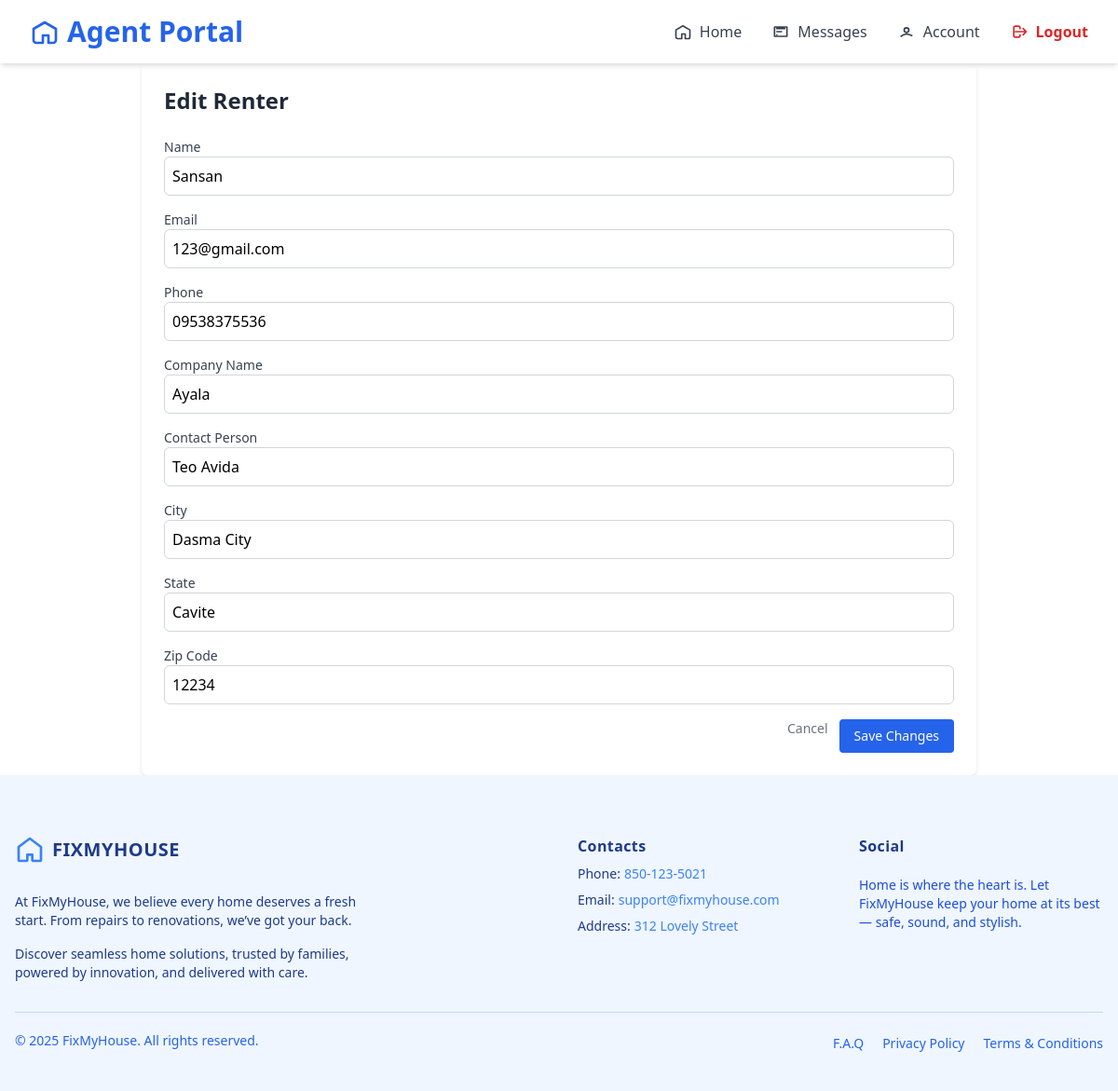
The app's page /agent/renters/1/edit/, older data.
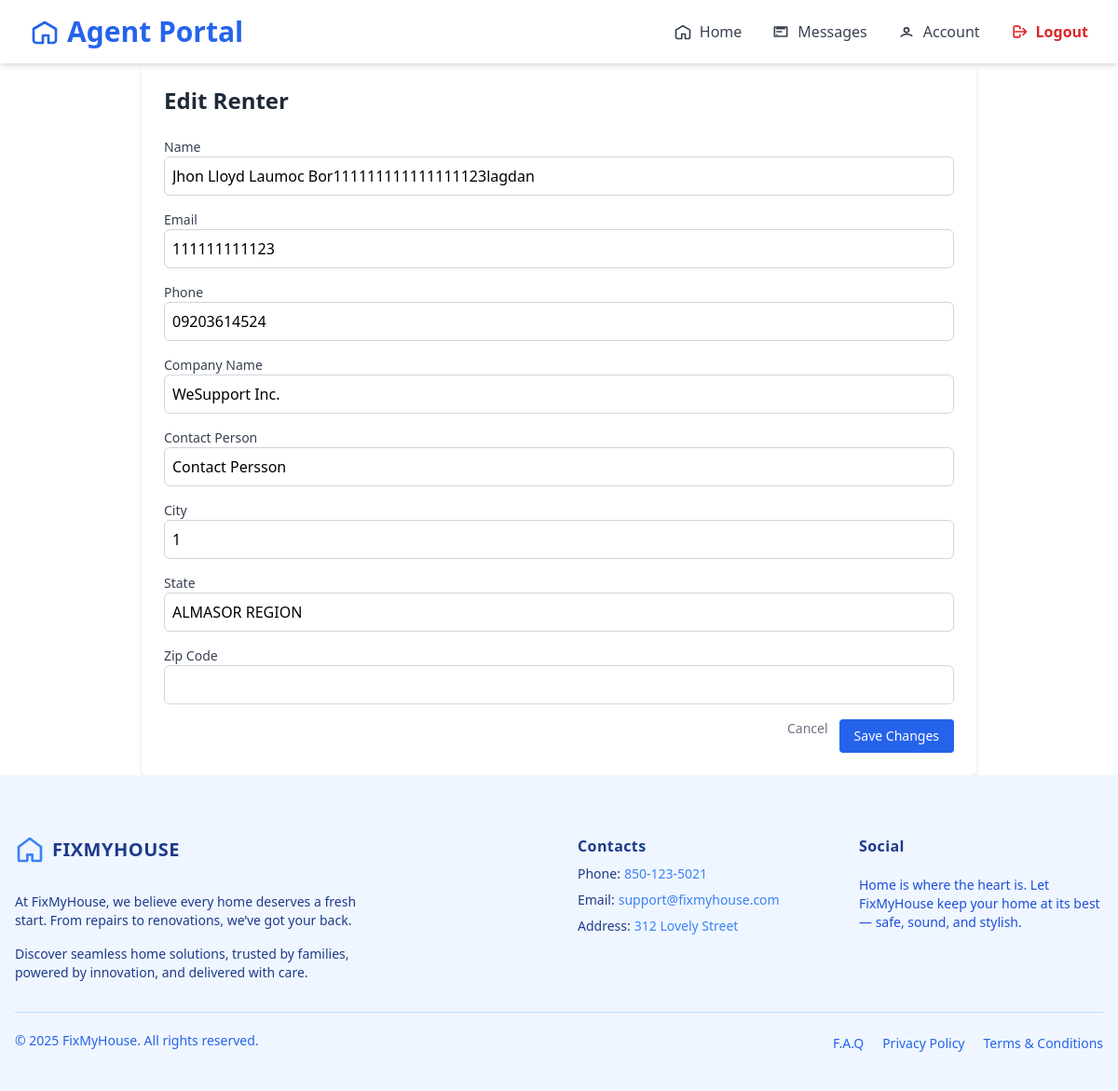
The same page, newer data.
### renter/models/renter.py (models this page shows, shortened)
class Renter(models.Model):
    user = models.OneToOneField(User, on_delete=models.CASCADE,null=True)
    name = models.CharField(max_length=255)
    email = models.EmailField(unique=True)
    phone = models.CharField(max_length=20)
    password = models.CharField(max_length=128)  # store hashed password (later)
    gender = models.CharField(max_length=10, blank=True, null=True)
    date_of_birth = models.DateField(blank=True, null=True)
    company_name = models.CharField(max_length=255, blank=True, null=True)
    contact_person = models.CharField(max_length=255, blank=True, null=True)
    contact_person_email = models.EmailField(blank=True, null=True)
    contact_phone = models.CharField(max_length=20, blank=True, null=True)
    state = models.CharField(max_length=100, blank=True, null=True)
    city = models.CharField(max_length=100, blank=True, null=True)
    zip_code = models.CharField(max_length=20, blank=True, null=True)
    company_address_line1 = models.CharField(max_length=255, blank=True, null=True)
    company_address_line2 = models.CharField(max_length=255, blank=True, null=True)
    company_postal_code = models.CharField(max_length=20, blank=True, null=True)
    upload_option = models.CharField(max_length=50, blank=True, null=True)  # 'manual' or 'report'
    property_image = models.ImageField(upload_to='property_images/', blank=True, null=True)
    floor_count = models.PositiveIntegerField(blank=True, null=True)
    room_count = models.PositiveIntegerField(blank=True, null=True)
    rooms = models.JSONField(blank=True, null=True)  # example: [{"type": "Bedroom"}, {"type": "Kitchen"}]
    address_line1 = models.CharField(max_length=255, blank=True, null=True)
    address_line2 = models.CharField(max_length=255, blank=True, null=True)
    house_state = models.CharField(max_length=100, blank=True, null=True)
    house_city = models.CharField(max_length=100, blank=True, null=True)
    house_zip = models.CharField(max_length=20, blank=True, null=True)

### agent/views.py (the view, shortened to what this page needs)
# urls.py: path('renters/<int:pk>/edit/', views.RenterUpdateView.as_view(), name='edit_renter'),
class RenterUpdateView(UpdateView):
    model = Renter
    form_class = RenterUpdateForm
    template_name = 'components/home/editRenters.html'
    success_url = reverse_lazy('manage_renters')
    def get_object(self, queryset=None):
        pk = self.kwargs.get('pk')
        return get_object_or_404(Renter, pk=pk)
    def get_context_data(self, **kwargs):
        context = super().get_context_data(**kwargs)
        context['renter'] = self.get_object()
        return context

### agent/forms.py
class RenterUpdateForm(forms.ModelForm):
    class Meta:
        model = Renter
        exclude = ['user', 'password']  # exclude sensitive fields unless needed
        widgets = {
            'rooms': forms.Textarea(attrs={'rows': 3}),
        }

### agent/templates/components/home/editRenters.html (shortened to what this page needs)
{% extends "baseAgent.html" %}
{% load widget_tweaks %}
{% block content %}
{% include 'components/home/navigatorBaseAgent.html' %}
<div class="max-w-4xl mx-auto bg-white shadow-md rounded-md p-6">
    <h2 class="text-2xl font-semibold text-gray-800 mb-6">Edit Renter</h2>
    <form method="POST" enctype="multipart/form-data" class="space-y-4">
        <div>
            <label for="{{ form.name.id_for_label }}" class="block text-sm font-medium text-gray-700">Name</label>
            {{ form.name|add_class:"w-full border border-gray-300 rounded-md p-2" }}
        </div>
        <div>
            <label for="{{ form.email.id_for_label }}" class="block text-sm font-medium text-gray-700">Email</label>
            {{ form.email|add_class:"w-full border border-gray-300 rounded-md p-2" }}
        </div>
        <div>
            <label for="{{ form.phone.id_for_label }}" class="block text-sm font-medium text-gray-700">Phone</label>
            {{ form.phone|add_class:"w-full border border-gray-300 rounded-md p-2" }}
        </div>
        <div>
            <label for="{{ form.company_name.id_for_label }}" class="block text-sm font-medium text-gray-700">Company Name</label>
            {{ form.company_name|add_class:"w-full border border-gray-300 rounded-md p-2" }}
        </div>
        <div>
            <label for="{{ form.contact_person.id_for_label }}" class="block text-sm font-medium text-gray-700">Contact Person</label>
            {{ form.contact_person|add_class:"w-full border border-gray-300 rounded-md p-2" }}
        </div>
        <div>
            <label for="{{ form.city.id_for_label }}" class="block text-sm font-medium text-gray-700">City</label>
            {{ form.city|add_class:"w-full border border-gray-300 rounded-md p-2" }}
        </div>
        <div>
            <label for="{{ form.state.id_for_label }}" class="block text-sm font-medium text-gray-700">State</label>
            {{ form.state|add_class:"w-full border border-gray-300 rounded-md p-2" }}
        </div>
        <div>
            <label for="{{ form.zip_code.id_for_label }}" class="block text-sm font-medium text-gray-700">Zip Code</label>
            {{ form.zip_code|add_class:"w-full border border-gray-300 rounded-md p-2" }}
        </div>
        <div class="flex justify-end gap-3 mt-6">
            <a href="{% url 'manage_renters' %}" class="text-gray-500 hover:underline text-sm">Cancel</a>
            <button type="submit" class="bg-blue-600 text-white px-4 py-2 rounded hover:bg-blue-700 text-sm">Save Changes</button>
        </div>
    </form>
</div>
{% include 'components/footerAgent.html' %}
{% endblock %}

Row changes from the older to the newer data that the page shows:
changed Renter: name "Sansan" → "Jhon Lloyd Laumoc Bor111111111111111123lagdan"; email "123@gmail.com" → "111111111123"; phone "09538375536" → "09203614524"; company_name "Ayala" → "WeSupport Inc."; contact_person "Teo Avida" → "Contact Persson"; city "Dasma City" → "1"; state "Cavite" → "ALMASOR REGION"; zip_code "12234" → (not shown)
